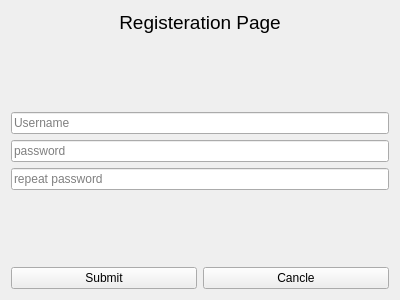
<?xml version="1.0" encoding="UTF-8"?>
<ui version="4.0">
 <class>Register</class>
 <widget class="QWidget" name="Register">
  <property name="geometry">
   <rect>
    <x>0</x>
    <y>0</y>
    <width>400</width>
    <height>300</height>
   </rect>
  </property>
  <property name="windowTitle">
   <string>Form</string>
  </property>
  <layout class="QVBoxLayout" name="verticalLayout_3">
   <item>
    <layout class="QVBoxLayout" name="verticalLayout_2">
     <item>
      <widget class="QLabel" name="label">
       <property name="text">
        <string>&lt;html&gt;&lt;head/&gt;&lt;body&gt;&lt;p align=&quot;center&quot;&gt;&lt;span style=&quot; font-size:14pt;&quot;&gt;Registeration Page&lt;/span&gt;&lt;/p&gt;&lt;/body&gt;&lt;/html&gt;</string>
       </property>
      </widget>
     </item>
     <item>
      <layout class="QVBoxLayout" name="verticalLayout">
       <item>
        <spacer name="verticalSpacer_2">
         <property name="orientation">
          <enum>Qt::Vertical</enum>
         </property>
         <property name="sizeHint" stdset="0">
          <size>
           <width>20</width>
           <height>40</height>
          </size>
         </property>
        </spacer>
       </item>
       <item>
        <widget class="QLineEdit" name="username">
         <property name="placeholderText">
          <string>Username</string>
         </property>
        </widget>
       </item>
       <item>
        <widget class="QLineEdit" name="password">
         <property name="echoMode">
          <enum>QLineEdit::Password</enum>
         </property>
         <property name="placeholderText">
          <string>password</string>
         </property>
        </widget>
       </item>
       <item>
        <widget class="QLineEdit" name="r_password">
         <property name="echoMode">
          <enum>QLineEdit::Password</enum>
         </property>
         <property name="placeholderText">
          <string>repeat password</string>
         </property>
        </widget>
       </item>
       <item>
        <spacer name="verticalSpacer">
         <property name="orientation">
          <enum>Qt::Vertical</enum>
         </property>
         <property name="sizeHint" stdset="0">
          <size>
           <width>20</width>
           <height>40</height>
          </size>
         </property>
        </spacer>
       </item>
      </layout>
     </item>
    </layout>
   </item>
   <item>
    <layout class="QHBoxLayout" name="horizontalLayout">
     <item>
      <widget class="QPushButton" name="submit">
       <property name="text">
        <string>Submit</string>
       </property>
      </widget>
     </item>
     <item>
      <widget class="QPushButton" name="pushButton">
       <property name="text">
        <string>Cancle</string>
       </property>
      </widget>
     </item>
    </layout>
   </item>
  </layout>
 </widget>
 <resources/>
 <connections/>
</ui>
